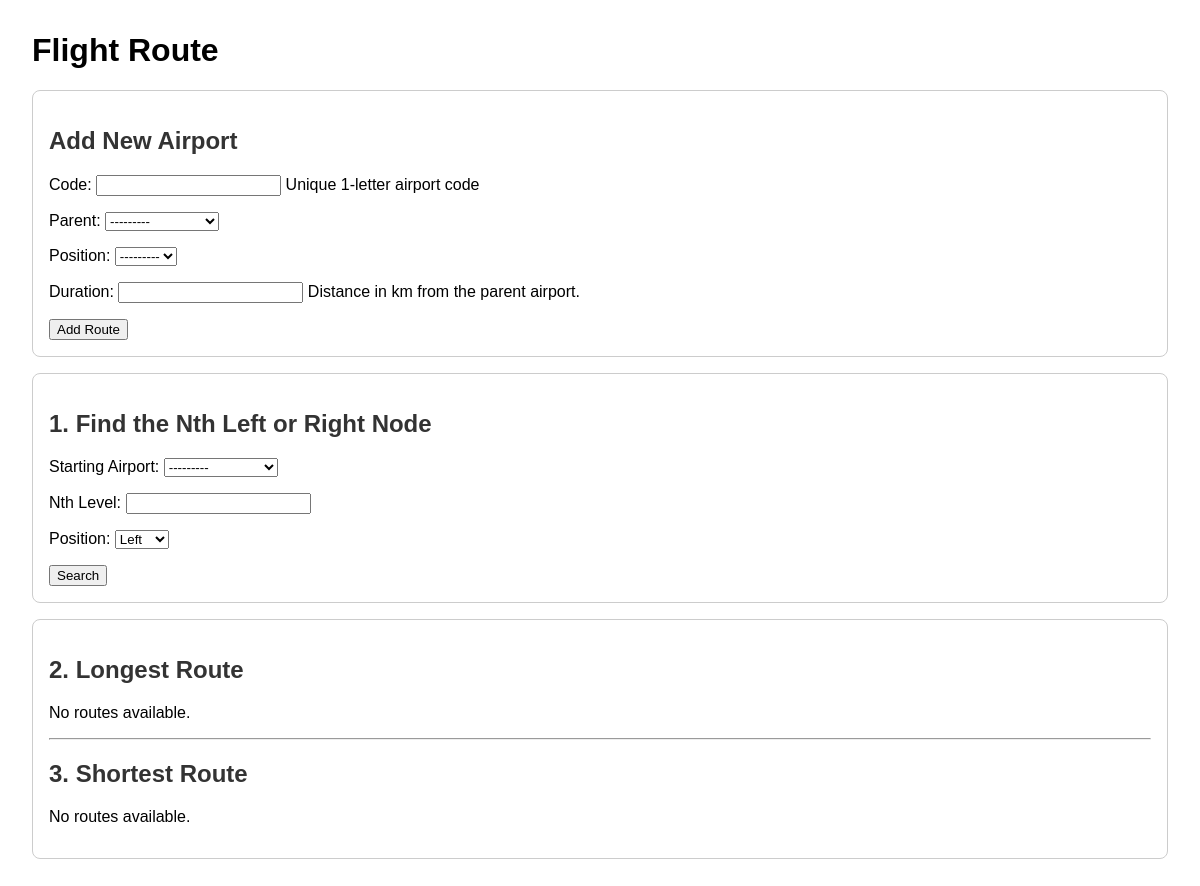
Before: / with the older database file.
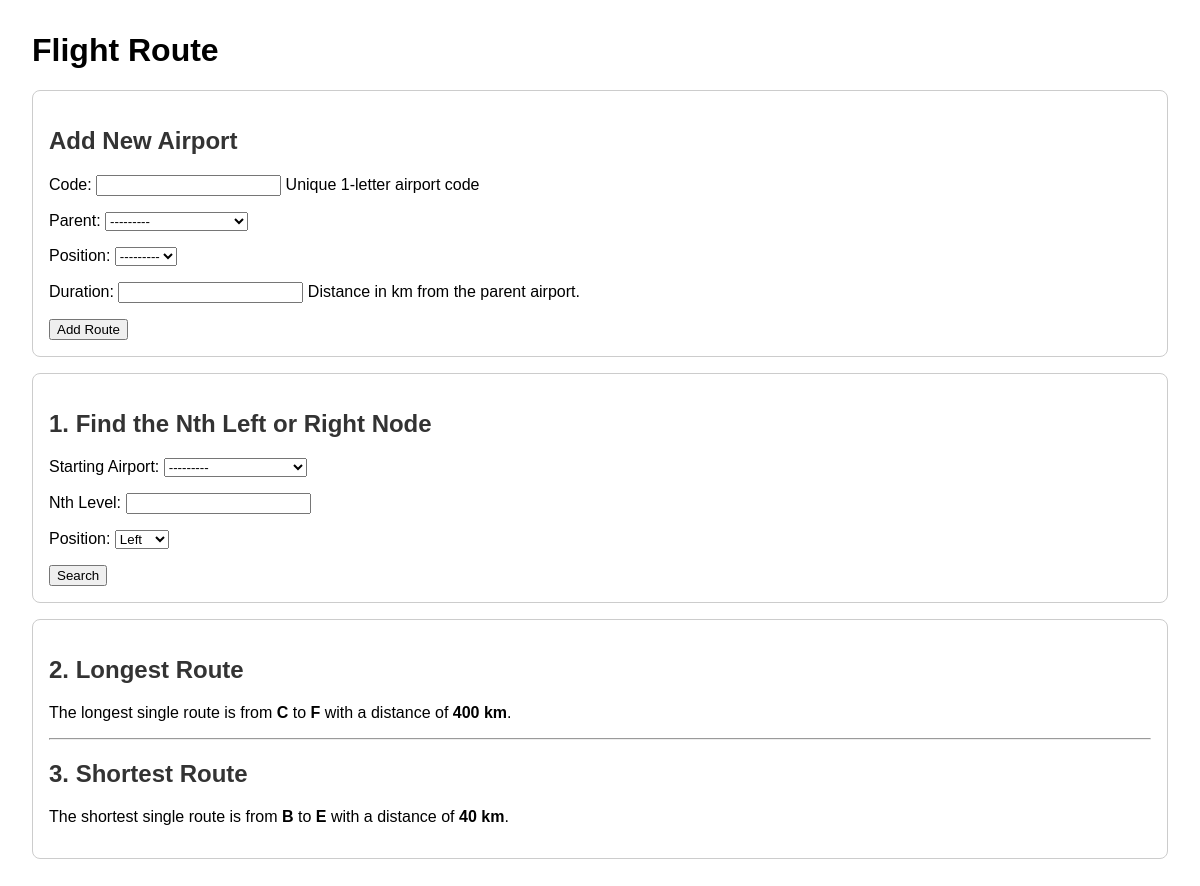
After: the same page with the newer database file.
### routes/models.py (models this page shows)
class Airport(models.Model):
    code = models.CharField(max_length=1, unique=True, help_text="Unique 1-letter airport code")
    parent = models.ForeignKey('self',on_delete=models.CASCADE, null=True, blank=True, related_name='children')
    position = models.CharField(max_length=5 ,choices=[('left', 'Left'), ('right', 'Right')] ,null=True ,blank=True)
    duration = models.PositiveIntegerField(null=True ,blank=True ,help_text="Distance in km from the parent airport.")
    def __str__(self):
        if self.parent:
            return f"{self.code} ({self.duration}km {self.position} of {self.parent.code})"
        return f"Airport {self.code} (Root)"

### routes/views.py (the view, shortened to what this page needs)
# urls.py: path('', views.flight_routes_view, name='main'),
def flight_routes_view(request):
    route_form = AirportRouteForm()
    search_form = SearchNthNodeForm()
    nth_node_result = None
    search_error = None
    if 'add_route_submit' in request.POST:
        route_form = AirportRouteForm(request.POST)
        if route_form.is_valid():
            route_form.save()
            route_form = AirportRouteForm() # Reset form after saving
    longest_route = Airport.objects.filter(duration__isnull=False).order_by('-duration').first()
    shortest_route = Airport.objects.filter(duration__isnull=False).order_by('duration').first()
    context = {
        'route_form': route_form,
        'search_form': search_form,
        'nth_node_result': nth_node_result,
        'search_error': search_error,
        'longest_route': longest_route,
        'shortest_route': shortest_route,
        'all_airports': Airport.objects.all(),
    }
    return render(request, 'main.html', context)

### routes/forms.py
class AirportRouteForm(forms.ModelForm):
    class Meta:
        model = Airport
        fields = ['code', 'parent', 'position', 'duration']

class SearchNthNodeForm(forms.Form):
    start_airport = forms.ModelChoiceField(
        queryset=Airport.objects.all(),
        label="Starting Airport"
    )
    n_level = forms.IntegerField(min_value=1, label="Nth Level")
    position = forms.ChoiceField(choices=[('left', 'Left'), ('right', 'Right')], label="Position")

### routes/templates/main.html (shortened to what this page needs)
<!DOCTYPE html>
<html lang="en">
  <head>
  </head>
  <body>
    <h1>Flight Route</h1>
    <div class="section">
      <h2>Add New Airport</h2>
      <form method="post">
        {% csrf_token %} {{ route_form.as_p }}
        <button type="submit" name="add_route_submit">Add Route</button>
      </form>
    </div>
    <div class="section">
      <h2>1. Find the Nth Left or Right Node</h2>
      <form method="post">
        {% csrf_token %} {{ search_form.as_p }}
        <button type="submit" name="search_submit">Search</button>
      </form>
    </div>
    <div class="section">
      <h2>2. Longest Route</h2>
      {% if longest_route %}
      <p>
        The longest single route is from
        <b>{{ longest_route.parent.code }}</b> to
        <b>{{ longest_route.code }}</b> with a distance of
        <b>{{ longest_route.duration }} km</b>.
      </p>
      {% else %}
      <p>No routes available.</p>
      {% endif %}
      <hr />
      <h2>3. Shortest Route</h2>
      {% if shortest_route %}
      <p>
        The shortest single route is from
        <b>{{ shortest_route.parent.code }}</b> to
        <b>{{ shortest_route.code }}</b> with a distance of
        <b>{{ shortest_route.duration }} km</b>.
      </p>
      {% else %}
      <p>No routes available.</p>
      {% endif %}
    </div>
  </body>
</html>

### routes/templates/main.html (style rules this page uses)
body { font-family: sans-serif; margin: 2em; }
.section { border: 1px solid #ccc; padding: 1em; margin-bottom: 1em; border-radius: 8px; }
h2, h3 { color: #333; }

Changed rows visible on the page:
added Airport: position "---------", position "Left"
added Airport: parent.code "C", code "F", duration "400"
added Airport: parent.code "B", code "E", duration "40"
Other visible differences:
form field position: "Left" → (not shown)
text no longer shown: "No routes available. No routes available."
text now shown: "The longest single route is from to with a distance of km . The shortest single route is from to with a distance of km ."
